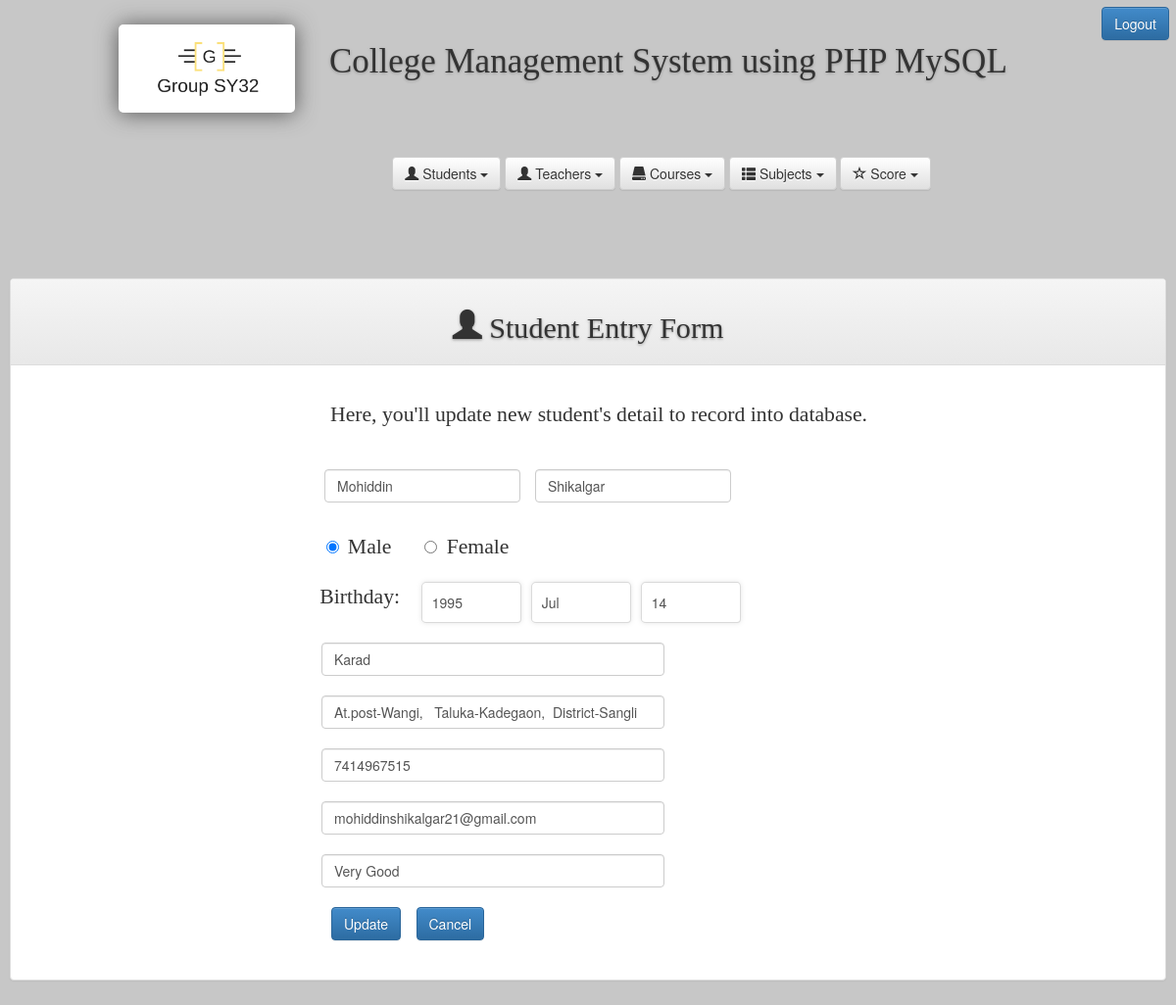
/everyone.php?tag=student_entry&opr=upd&rs_id=5, run on the app's committed database.
### tables this page shows
CREATE TABLE `stu_tbl` (
  `stu_id` int(10) UNSIGNED NOT NULL,
  `f_name` varchar(50) NOT NULL,
  `l_name` varchar(50) NOT NULL,
  `gender` char(10) NOT NULL,
  `dob` date NOT NULL,
  `pob` varchar(100) NOT NULL,
  `address` varchar(100) NOT NULL,
  `phone` varchar(50) NOT NULL,
  `email` varchar(70) NOT NULL,
  `note` varchar(100) NOT NULL
);

### Students_Entry.php (the view, shortened to what this page needs)
<?php
$id="";
$opr="";
if(isset($_GET['opr']))
	$opr=$_GET['opr'];
if(isset($_GET['rs_id']))
	$id=$_GET['rs_id'];
?>
<!DOCTYPE html PUBLIC "-//W3C//DTD XHTML 1.0 Transitional//EN" "http://www.w3.org/TR/xhtml1/DTD/xhtml1-transitional.dtd">
<html xmlns="http://www.w3.org/1999/xhtml">
<head>
<link rel="stylesheet" type="text/css" href="css/style_entry.css" />
</head>
<body>
<?php
if($opr=="upd")
{
	$sql_upd=mysqli_query($db,"SELECT * FROM stu_tbl WHERE stu_id=$id");
	$rs_upd=mysqli_fetch_array($sql_upd);
	list($y,$m,$d)=explode('-',$rs_upd['dob']);
?>
<div class="panel panel-default">
  		<div class="panel-heading"><h1><span class="glyphicon glyphicon-user"></span> Student Entry Form</h1></div>
  			<div class="panel-body">
			<div class="container">
				<p style="text-align:center;">Here, you'll update new student's detail to record into database.</p>
			</div>
<div class="container_form">
    <form method="post">
				<div class="teacher_name_pos">
					<input type="text" name="fnametxt" class="form-control" value="<?php echo $rs_upd['f_name'];?>" />
					<input type="text" name="lnametxt" class="form-control" value="<?php echo $rs_upd['l_name'];?>" />
				</div><br>
				<div class="teacher_radio_pos">
					<input type="radio" name="gender" value="Male" <?php if($rs_upd['gender']=="Male") echo "checked";?> /> <span class="p_font">&nbsp;Male</span>
					<input type="radio" name="gender" value="Female" <?php if($rs_upd['gender']=="Female") echo "checked";?> /> <span class="p_font">&nbsp;Female</span>
				</div><br>
				<div class="teacher_bday_box">
					<span class="p_font">Birthday: </span>&nbsp;&nbsp;&nbsp;
					<div class="select_style">
    					<select name="yy">
       						<?php
							$sel="";
							for($i=1985;$i<=2015;$i++){
								if($i==$y){
									$sel="selected='selected'";}
								else
								$sel="";
							echo"<option value='$i' $sel>$i </option>";
							}
						?>
						</select>
					</div>
					<div class="select_style">
    					<select name="mm">
       						<?php
							$sel="";
                            $mm=array("Jan","Feb","Mar","Apr","May","Jun","Jul","Aug","Sep","Oct","NOv","Dec");
                            $i=0;
                            foreach($mm as $mon){
                                $i++;
									if($i==$m){
										$sel=$sel="selected='selected'";}
									else
										$sel="";
                                echo"<option value='$i' $sel> $mon</option>";
                            }
                        ?>
                        </select>
					</div>
					<div class="select_style">
    					<select name="dd">
       						<?php
						$sel="";
                        for($i=1;$i<=31;$i++){
							if($i==$d){
								$sel=$sel="selected='selected'";}
							else
								$sel="";
                        ?>
                        <option value="<?php echo $i ;?>"<?php echo $sel?> >
                        <?php
                        if($i<10)
                            echo"0"."$i" ;
                        else
                            echo"$i";
						?>
						</option>
						<?php
						}?>
						</select>
					</div>
		     	</div><br><br>
				<div class="teacher_bdayPlace_pos">
					<input type="text" name="pobtxt" class="form-control" value="<?php echo $rs_upd['pob'];?> " />
				</div><br>
				<div class="teacher_address_pos">
					<input type="text" name="addrtxt" class="form-control" value='<?php echo $rs_upd['address'];?>' />
				</div><br>
				<div class="teacher_mobile_pos">
					<input type="text" name="phonetxt" class="form-control" value="<?php echo $rs_upd['phone'];?>" />
				</div><br>
				<div class="teacher_mail_pos">
					<input type="text" name="emailtxt" class="form-control" value="<?php echo $rs_upd['email'];?> " />
				</div><br>
				<div class="teacher_note_pos">
					<input type="text" name="notetxt" class="form-control" value='<?php echo $rs_upd['note'];?>' />
				</div><br>
				<div class="teacher_btn_pos">
					<input type="submit" name="btn_upd" href="#" class="btn btn-primary btn-large" value="Update" />&nbsp;&nbsp;&nbsp;
					<input type="reset"  href="#" class="btn btn-primary btn-large" value="Cancel" />
				</div>
                                    </form>
			</div>
		</div>
	</div>
<?php
}
?>
</body>
</html>

### css/home.css (style rules this page uses)
body { background-color: #c7c7c7; }
.container { padding: 20px; }
h1 { font-family: 'Segoe UI Light'; font-weight: 100; font-style: normal; font-size: 2.10em; text-shadow: 0px 1px 3px rgba(150, 150, 150, 1); }

### css/style_entry.css (style rules this page uses)
h1 { text-align: center; font-family: 'Segoe UI Light'; font-weight: 200; font-style: normal; font-size: 2.15em; text-shadow: 0px 1px 3px rgba(150, 150, 150, 1); }
p { text-align: center; font-family: 'Segoe UI Light'; font-weight: 200; font-style: normal; font-size: 1.55em; }
.teacher_name_pos { width: 450px; display: flex; padding: 10px; margin-left: 280px; }
.form-control { display: block; width: 100%; height: 34px; padding: 6px 12px; font-size: 14px; line-height: 1.42857143; color: #555; background-color: #fff; background-image: none; border: 1px solid #ccc; border-radius: 4px; -webkit-box-shadow: inset 0 1px 1px rgba(0,0,0,.075); box-shadow: inset 0 1px 1px rgba(0,0,0,.075); -webkit-transition: border-color ease-in-out .15s,-webkit-box-shadow ease-in-out .15s; -o-transition: border-color ease-in-out .15s,box-shadow ease-in-out .15s; transition: border-color ease-in-out .15s,box-shadow ease-in-out .15s; margin-left: 15px; }
.panel.panel-default { text-align: center; }
.p_font { text-align: center; font-family: 'Segoe UI Light'; font-weight: 200; font-style: normal; font-size: 1.55em; }
input[type=radio], input[type=checkbox] { margin: 4px 0 0; margin-top: 1px \9; line-height: normal; margin-left: 30px; }
.container_form { float: left; }
.teacher_radio_pos { margin-left: 40px; }
.panel-body { padding-bottom: 40px; }
.select_style { overflow:hidden; }
.select_style select { -webkit-appearance: none; appearance:none; width:120%; background:none; background:transparent; border:none; outline:none; }
.select_style select { -webkit-appearance: none; appearance:none; width:120%; background:none; background:transparent; border:none; outline:none; cursor:pointer; padding:7px 10px; }
.select_style select { background: none repeat scroll 0% 0% transparent; border: medium none; outline: medium none; cursor: pointer; padding: 10px; width: 100px; }
.select_style { background: none repeat scroll 0% 0% rgb(255, 255, 255); display: inline-block; color: rgb(82, 82, 82); font-weight: 300; border-radius: 5px 4px 4px 5px / 5px 5px 4px 4px; box-shadow: 0px 0px 5px rgba(123, 123, 123, 0.2); border: 1px solid rgb(218, 218, 218); font-family: "helvetica neue",arial; width: auto; margin-left:10px; }
.teacher_bday_box { margin-left: 190px; }
.teacher_bday_box { margin-left: 300px; display: inline-flex; }
.teacher_bdayPlace_pos { width: 350px; margin-left: 287px; }
.teacher_address_pos { width: 350px; margin-left: 287px; }
.teacher_mobile_pos { width: 350px; margin-left: 287px; }
.teacher_mail_pos { width: 350px; margin-left: 287px; }
.teacher_note_pos { width: 350px; margin-left: 287px; }
.teacher_btn_pos { margin-left: 50px; }

### data on the page
stu_tbl: fnametxt "Mohiddin", lnametxt "Shikalgar", gender "☑", pobtxt "Karad", addrtxt "At.post-Wangi, Taluka-Kadegaon, District-Sangli", phonetxt "7414967515", emailtxt "mohiddinshikalgar21@gmail.com", notetxt "Very Good"

### other printed values
form field yy "1995"
form field mm "Jul"
form field dd "14"
